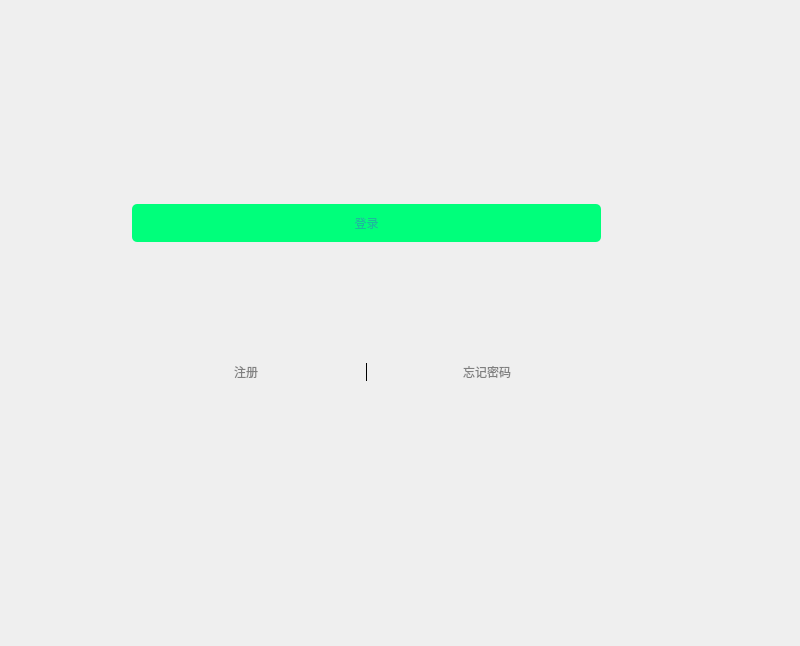
<?xml version="1.0" encoding="UTF-8"?>
<ui version="4.0">
 <class>Widget</class>
 <widget class="QWidget" name="Widget">
  <property name="geometry">
   <rect>
    <x>0</x>
    <y>0</y>
    <width>800</width>
    <height>646</height>
   </rect>
  </property>
  <property name="windowTitle">
   <string>Widget</string>
  </property>
  <property name="styleSheet">
   <string notr="true"/>
  </property>
  <widget class="QWidget" name="verticalLayoutWidget">
   <property name="geometry">
    <rect>
     <x>50</x>
     <y>110</y>
     <width>671</width>
     <height>361</height>
    </rect>
   </property>
   <layout class="QVBoxLayout" name="verticalLayout">
    <item>
     <widget class="QStackedWidget" name="stackedWidget">
      <property name="styleSheet">
       <string notr="true"/>
      </property>
      <property name="currentIndex">
       <number>0</number>
      </property>
      <widget class="QWidget" name="page">
       <property name="styleSheet">
        <string notr="true"/>
       </property>
       <widget class="QWidget" name="verticalLayoutWidget_2">
        <property name="geometry">
         <rect>
          <x>60</x>
          <y>20</y>
          <width>491</width>
          <height>291</height>
         </rect>
        </property>
        <layout class="QVBoxLayout" name="verticalLayout_2">
         <item>
          <widget class="QLabel" name="label_19">
           <property name="text">
            <string/>
           </property>
          </widget>
         </item>
         <item>
          <widget class="QWidget" name="account_widget" native="true">
           <property name="maximumSize">
            <size>
             <width>16777215</width>
             <height>100</height>
            </size>
           </property>
           <property name="styleSheet">
            <string notr="true">border-bottom:1px solid gray;</string>
           </property>
          </widget>
         </item>
         <item>
          <widget class="QWidget" name="passward_widget" native="true">
           <property name="styleSheet">
            <string notr="true">border-bottom:1px solid gray;</string>
           </property>
          </widget>
         </item>
         <item>
          <widget class="QLabel" name="label_18">
           <property name="text">
            <string/>
           </property>
          </widget>
         </item>
         <item>
          <widget class="QPushButton" name="Login">
           <property name="styleSheet">
            <string notr="true">QPushButton{border-style:none;padding:10px;border-radius:5px;color:#1ABC9C;background:rgb(0, 255, 123);}
</string>
           </property>
           <property name="text">
            <string>登录</string>
           </property>
           <property name="checkable">
            <bool>false</bool>
           </property>
          </widget>
         </item>
         <item>
          <spacer name="verticalSpacer">
           <property name="orientation">
            <enum>Qt::Vertical</enum>
           </property>
           <property name="sizeHint" stdset="0">
            <size>
             <width>20</width>
             <height>40</height>
            </size>
           </property>
          </spacer>
         </item>
         <item>
          <layout class="QHBoxLayout" name="horizontalLayout">
           <item>
            <widget class="QPushButton" name="register1">
             <property name="styleSheet">
              <string notr="true">border:none;
color:gray;</string>
             </property>
             <property name="text">
              <string>注册</string>
             </property>
            </widget>
           </item>
           <item>
            <widget class="QLabel" name="label_2">
             <property name="maximumSize">
              <size>
               <width>1</width>
               <height>16777215</height>
              </size>
             </property>
             <property name="styleSheet">
              <string notr="true">background-color:black;</string>
             </property>
             <property name="text">
              <string/>
             </property>
            </widget>
           </item>
           <item>
            <widget class="QPushButton" name="forgetPWBt">
             <property name="styleSheet">
              <string notr="true">border:none;
color:gray;</string>
             </property>
             <property name="text">
              <string>忘记密码</string>
             </property>
            </widget>
           </item>
          </layout>
         </item>
         <item>
          <widget class="QLabel" name="label_16">
           <property name="text">
            <string/>
           </property>
          </widget>
         </item>
         <item>
          <widget class="QLabel" name="label_17">
           <property name="text">
            <string/>
           </property>
          </widget>
         </item>
        </layout>
       </widget>
      </widget>
      <widget class="QWidget" name="page_4">
       <widget class="QWidget" name="gridLayoutWidget">
        <property name="geometry">
         <rect>
          <x>30</x>
          <y>30</y>
          <width>601</width>
          <height>340</height>
         </rect>
        </property>
        <layout class="QGridLayout" name="gridLayout_3">
         <item row="8" column="0" colspan="3">
          <layout class="QHBoxLayout" name="horizontalLayout_3">
           <item>
            <widget class="QPushButton" name="Ok_RegisterLogInBt">
             <property name="styleSheet">
              <string notr="true">QPushButton{border-style:none;padding:10px;border-radius:5px;color:#1ABC9C;background:#E6F8F5;}
QPushButton:hover{color:#2EE1C1;background:#FFFFFF;}
QPushButton:pressed{color:#16A086;background:#A7EEE6;}</string>
             </property>
             <property name="text">
              <string>确定</string>
             </property>
            </widget>
           </item>
           <item>
            <widget class="QPushButton" name="backBtPage4">
             <property name="styleSheet">
              <string notr="true">QPushButton{border-style:none;padding:10px;border-radius:5px;color:#1ABC9C;background:#E6F8F5;}
QPushButton:hover{color:#2EE1C1;background:#FFFFFF;}
QPushButton:pressed{color:#16A086;background:#A7EEE6;}</string>
             </property>
             <property name="text">
              <string>返回</string>
             </property>
            </widget>
           </item>
          </layout>
         </item>
         <item row="3" column="0">
          <widget class="QLabel" name="label_9">
           <property name="text">
            <string>密码:</string>
           </property>
           <property name="scaledContents">
            <bool>false</bool>
           </property>
           <property name="alignment">
            <set>Qt::AlignLeading|Qt::AlignLeft|Qt::AlignVCenter</set>
           </property>
          </widget>
         </item>
         <item row="4" column="0">
          <widget class="QLabel" name="label_10">
           <property name="text">
            <string>确认密码:</string>
           </property>
           <property name="alignment">
            <set>Qt::AlignLeading|Qt::AlignLeft|Qt::AlignVCenter</set>
           </property>
          </widget>
         </item>
         <item row="5" column="0">
          <widget class="QLabel" name="label_11">
           <property name="text">
            <string>手机号:</string>
           </property>
           <property name="alignment">
            <set>Qt::AlignLeading|Qt::AlignLeft|Qt::AlignVCenter</set>
           </property>
          </widget>
         </item>
         <item row="1" column="0">
          <widget class="QLabel" name="label_8">
           <property name="text">
            <string>账号:</string>
           </property>
           <property name="alignment">
            <set>Qt::AlignLeading|Qt::AlignLeft|Qt::AlignVCenter</set>
           </property>
          </widget>
         </item>
         <item row="5" column="1" colspan="2">
          <widget class="QLineEdit" name="PhoneNumber_RegisterLogIn">
           <property name="placeholderText">
            <string>请输入您的手机号码</string>
           </property>
          </widget>
         </item>
         <item row="4" column="1" colspan="2">
          <widget class="QLineEdit" name="PasswordAgain_RegisterLogIn">
           <property name="echoMode">
            <enum>QLineEdit::Password</enum>
           </property>
           <property name="placeholderText">
            <string>请保证输入密码一致</string>
           </property>
          </widget>
         </item>
         <item row="6" column="2">
          <widget class="QPushButton" name="SendAuthCodeBt__RegisterLogIn">
           <property name="styleSheet">
            <string notr="true">QPushButton{border-style:none;padding:10px;border-radius:5px;color:#1ABC9C;background:#E6F8F5;}
QPushButton:hover{color:#2EE1C1;background:#FFFFFF;}
QPushButton:pressed{color:#16A086;background:#A7EEE6;}</string>
           </property>
           <property name="text">
            <string>发送验证码</string>
           </property>
          </widget>
         </item>
         <item row="1" column="1">
          <widget class="QLineEdit" name="Account_RegisterLogIn">
           <property name="placeholderText">
            <string>请输入您的账号</string>
           </property>
          </widget>
         </item>
         <item row="1" column="2">
          <widget class="QPushButton" name="Check_RegisterLogInBt">
           <property name="styleSheet">
            <string notr="true">QPushButton{border-style:none;padding:10px;border-radius:5px;color:#1ABC9C;background:#E6F8F5;}
QPushButton:hover{color:#2EE1C1;background:#FFFFFF;}
QPushButton:pressed{color:#16A086;background:#A7EEE6;}</string>
           </property>
           <property name="text">
            <string>检测是否存在</string>
           </property>
          </widget>
         </item>
         <item row="3" column="1" colspan="2">
          <widget class="QLineEdit" name="Passward_RegisterLogIn">
           <property name="echoMode">
            <enum>QLineEdit::Password</enum>
           </property>
           <property name="placeholderText">
            <string>请输入您的密码</string>
           </property>
          </widget>
         </item>
         <item row="6" column="1">
          <widget class="QLineEdit" name="AuthCode_RegisterLogIn">
           <property name="placeholderText">
            <string>请输入验证码</string>
           </property>
          </widget>
         </item>
         <item row="6" column="0">
          <widget class="QLabel" name="label_13">
           <property name="frameShape">
            <enum>QFrame::NoFrame</enum>
           </property>
           <property name="frameShadow">
            <enum>QFrame::Plain</enum>
           </property>
           <property name="lineWidth">
            <number>1</number>
           </property>
           <property name="text">
            <string>验证码:</string>
           </property>
           <property name="textFormat">
            <enum>Qt::AutoText</enum>
           </property>
           <property name="alignment">
            <set>Qt::AlignLeading|Qt::AlignLeft|Qt::AlignVCenter</set>
           </property>
           <property name="margin">
            <number>0</number>
           </property>
           <property name="indent">
            <number>-1</number>
           </property>
          </widget>
         </item>
         <item row="0" column="0" colspan="3">
          <widget class="QLabel" name="label_14">
           <property name="text">
            <string>&lt;html&gt;&lt;head/&gt;&lt;body&gt;&lt;p&gt;&lt;span style=&quot; font-size:36pt; color:#55ffff;&quot;&gt;注册&lt;/span&gt;&lt;/p&gt;&lt;/body&gt;&lt;/html&gt;</string>
           </property>
           <property name="alignment">
            <set>Qt::AlignCenter</set>
           </property>
          </widget>
         </item>
        </layout>
       </widget>
      </widget>
      <widget class="QWidget" name="page_2">
       <widget class="QWidget" name="gridLayoutWidget_2">
        <property name="geometry">
         <rect>
          <x>100</x>
          <y>50</y>
          <width>431</width>
          <height>287</height>
         </rect>
        </property>
        <layout class="QGridLayout" name="gridLayout_2">
         <item row="3" column="0">
          <widget class="QLabel" name="label_5">
           <property name="text">
            <string>确认密码：</string>
           </property>
          </widget>
         </item>
         <item row="1" column="0">
          <widget class="QLabel" name="label">
           <property name="text">
            <string>账号：</string>
           </property>
          </widget>
         </item>
         <item row="6" column="0">
          <widget class="QLabel" name="label_7">
           <property name="text">
            <string>验证码：</string>
           </property>
          </widget>
         </item>
         <item row="2" column="0">
          <widget class="QLabel" name="label_4">
           <property name="text">
            <string>密码：</string>
           </property>
          </widget>
         </item>
         <item row="4" column="0">
          <widget class="QLabel" name="label_6">
           <property name="text">
            <string>手机号：</string>
           </property>
          </widget>
         </item>
         <item row="8" column="0" colspan="3">
          <layout class="QHBoxLayout" name="horizontalLayout_2">
           <item>
            <widget class="QPushButton" name="Ok_ForgetPassword">
             <property name="styleSheet">
              <string notr="true">QPushButton{border-style:none;padding:10px;border-radius:5px;color:#1ABC9C;background:#E6F8F5;}
QPushButton:hover{color:#2EE1C1;background:#FFFFFF;}
QPushButton:pressed{color:#16A086;background:#A7EEE6;}</string>
             </property>
             <property name="text">
              <string>确定</string>
             </property>
            </widget>
           </item>
           <item>
            <widget class="QPushButton" name="backBtPage2">
             <property name="styleSheet">
              <string notr="true">QPushButton{border-style:none;padding:10px;border-radius:5px;color:#1ABC9C;background:#E6F8F5;}
QPushButton:hover{color:#2EE1C1;background:#FFFFFF;}
QPushButton:pressed{color:#16A086;background:#A7EEE6;}</string>
             </property>
             <property name="text">
              <string>返回</string>
             </property>
            </widget>
           </item>
          </layout>
         </item>
         <item row="6" column="1">
          <widget class="QLineEdit" name="lineEdit_5">
           <property name="placeholderText">
            <string>请输入验证码</string>
           </property>
          </widget>
         </item>
         <item row="2" column="1" colspan="2">
          <widget class="QLineEdit" name="Password_ForgetPassword">
           <property name="echoMode">
            <enum>QLineEdit::Password</enum>
           </property>
           <property name="placeholderText">
            <string>请输入您要重置的密码</string>
           </property>
          </widget>
         </item>
         <item row="3" column="1" colspan="2">
          <widget class="QLineEdit" name="PasswordAgain_ForgetPassword">
           <property name="echoMode">
            <enum>QLineEdit::Password</enum>
           </property>
           <property name="placeholderText">
            <string>请保证输入密码一致</string>
           </property>
          </widget>
         </item>
         <item row="6" column="2">
          <widget class="QPushButton" name="pushButton">
           <property name="styleSheet">
            <string notr="true">QPushButton{border-style:none;padding:10px;border-radius:5px;color:#1ABC9C;background:#E6F8F5;}
QPushButton:hover{color:#2EE1C1;background:#FFFFFF;}
QPushButton:pressed{color:#16A086;background:#A7EEE6;}</string>
           </property>
           <property name="text">
            <string>获取验证码</string>
           </property>
          </widget>
         </item>
         <item row="1" column="1" colspan="2">
          <widget class="QLineEdit" name="Account_ForgetPassword">
           <property name="placeholderText">
            <string>请输入您的账号</string>
           </property>
          </widget>
         </item>
         <item row="4" column="1" colspan="2">
          <widget class="QLineEdit" name="PhoneNumber_ForgetPassword">
           <property name="placeholderText">
            <string>请输入您的手机号码</string>
           </property>
          </widget>
         </item>
         <item row="0" column="0" colspan="3">
          <widget class="QLabel" name="label_12">
           <property name="text">
            <string>&lt;html&gt;&lt;head/&gt;&lt;body&gt;&lt;p align=&quot;center&quot;&gt;&lt;span style=&quot; font-size:36pt; color:#55ffff;&quot;&gt;忘记密码&lt;/span&gt;&lt;/p&gt;&lt;/body&gt;&lt;/html&gt;</string>
           </property>
           <property name="alignment">
            <set>Qt::AlignCenter</set>
           </property>
          </widget>
         </item>
        </layout>
       </widget>
      </widget>
     </widget>
    </item>
   </layout>
  </widget>
  <widget class="QWidget" name="horizontalLayoutWidget_2">
   <property name="geometry">
    <rect>
     <x>110</x>
     <y>70</y>
     <width>160</width>
     <height>20</height>
    </rect>
   </property>
   <layout class="QHBoxLayout" name="account_horizontalLayout">
    <item>
     <widget class="QLabel" name="account_phone">
      <property name="styleSheet">
       <string notr="true">border-image: url(:/Art/login/昵称.png);</string>
      </property>
      <property name="text">
       <string/>
      </property>
     </widget>
    </item>
    <item>
     <widget class="QLineEdit" name="Account_lineedit">
      <property name="styleSheet">
       <string notr="true">border:none;
background-color: rgba(0, 0, 0, 0);</string>
      </property>
      <property name="text">
       <string/>
      </property>
      <property name="placeholderText">
       <string>请输入账号</string>
      </property>
     </widget>
    </item>
   </layout>
  </widget>
  <widget class="QWidget" name="horizontalLayoutWidget_3">
   <property name="geometry">
    <rect>
     <x>360</x>
     <y>70</y>
     <width>160</width>
     <height>20</height>
    </rect>
   </property>
   <layout class="QHBoxLayout" name="passward_horizontalLayout">
    <item>
     <widget class="QLabel" name="passward_phone">
      <property name="styleSheet">
       <string notr="true">border-image: url(:/Art/login/密码.png);</string>
      </property>
      <property name="text">
       <string/>
      </property>
     </widget>
    </item>
    <item>
     <widget class="QLineEdit" name="Password_lineedit">
      <property name="styleSheet">
       <string notr="true">border:none;
background-color: rgba(0, 0, 0, 0);</string>
      </property>
      <property name="placeholderText">
       <string>请输入密码</string>
      </property>
     </widget>
    </item>
   </layout>
  </widget>
 </widget>
 <layoutdefault spacing="6" margin="11"/>
 <resources/>
 <connections/>
</ui>
